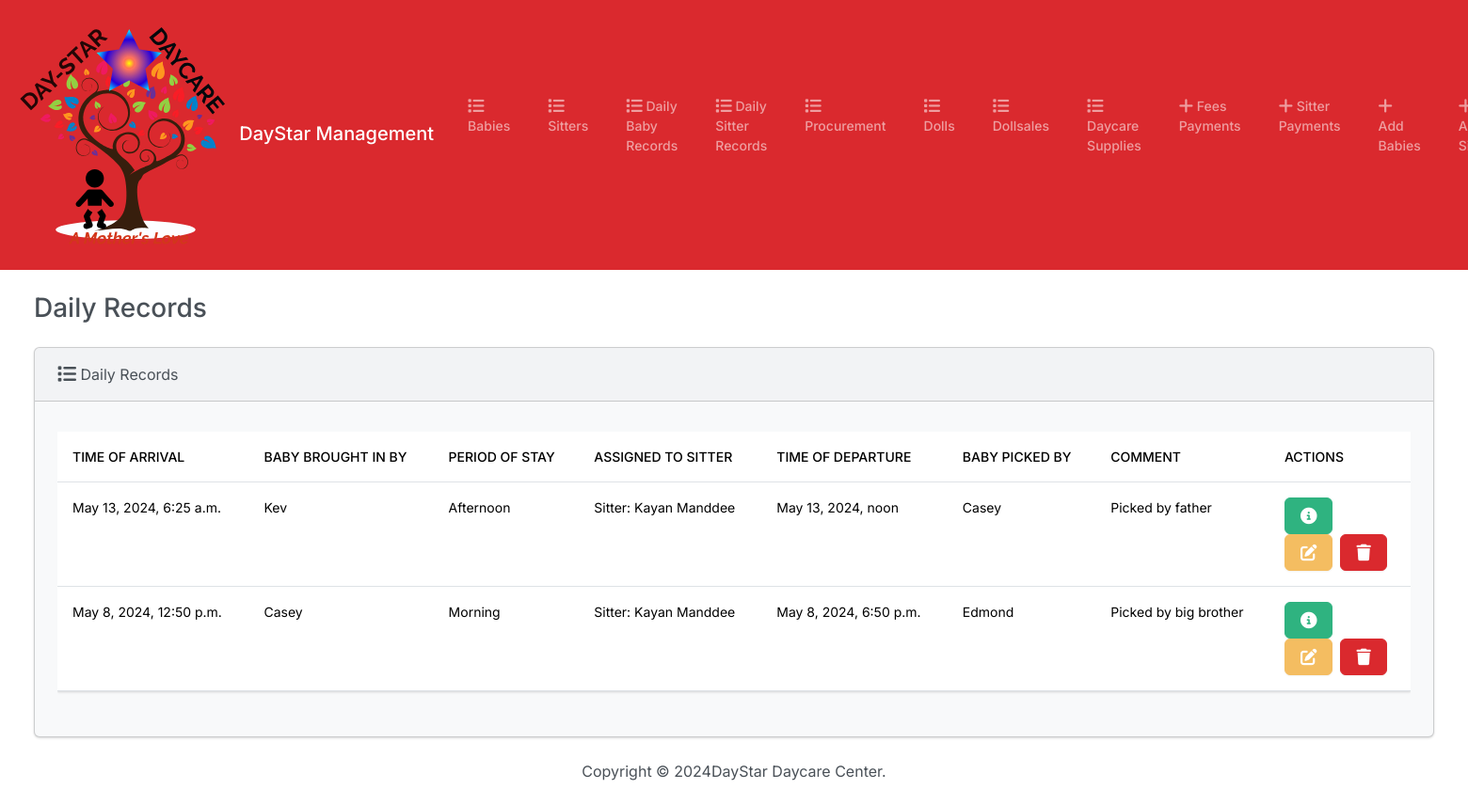
/at_school/, run on the app's committed database.
### daystarapp/models.py (models this page shows, shortened)
class At_school(models.Model):
    arrival_time = models.DateTimeField(verbose_name="Time of Arrival")
    bringer_name = models.CharField(max_length=50,null=True, blank=True, verbose_name="Baby brought in by:", validators=[validate_two_names])
    period_of_stay = models.CharField(max_length=50, choices=STAY, null=True, blank=True)
    l_name = models.ForeignKey(Sitter,max_length=50, on_delete=models.CASCADE, blank=True, verbose_name="Assigned to Sitter")
    departure_time = models.DateTimeField(verbose_name="Time of Departure")
    taker_name = models.CharField(max_length=50, null=True, blank=True, verbose_name="Baby picked by:",validators=[validate_two_names])
    comment = models.CharField(max_length=100, null=True, blank=True, verbose_name="Comment")

class Sitter(models.Model):
    f_name = models.CharField(max_length=50, null=True, blank=True, verbose_name="First Name")
    l_name = models.CharField(max_length=50, null=True, blank=True, verbose_name="Last Name")
    l_location = models.CharField(max_length=50, null=True, blank=True, verbose_name="Location")
    dob = models.DateField(null=True, blank=True, verbose_name="Date of Birth")
    nok = models.CharField(max_length=50, null=True, blank=True, verbose_name="Next of Kin", validators=[validate_two_names])
    nin = models.CharField(max_length=50, null=True, blank=True, verbose_name="National ID Number")
    rec_name = models.CharField(max_length=50, null=True, blank=True, verbose_name="Recommender's Name", validators=[validate_two_names])
    rec_contact = models.CharField(max_length=10, blank=True, verbose_name="Recommender's Contact", validators=[validate_phone_number])
    religion = models.CharField(max_length=50, choices=RELIGION_CHOICES, null=True, blank=True, verbose_name="Religious Affiliation")
    educ_level = models.CharField(max_length=50, choices=EDUCATION_CHOICES, null=True, blank=True, verbose_name="Level of Education")
    s_number = models.CharField(max_length=4, null=True, blank=True, verbose_name="Sitter Number",validators=[validate_two_digit_integer, RegexValidator(regex=r'^\d{1,2}$', message='Value must be a two-digit integer')])
    s_contact = models.CharField(max_length=10, null=True, blank=True, verbose_name="Sitter's Contact", validators=[validate_phone_number])
    def __str__(self):
        return f"Sitter: {self.f_name} {self.l_name}"

### daystarapp/views.py (the view)
# urls.py: path("at_school/", views.at_school, name="at_school"),
def at_school(request):
    return render(request, "at_schools/at_school.html", {"at_schools": At_school.objects.all()} )

### daystarapp/templates/at_schools/at_school.html (shortened to what this page needs)
{% extends "babies/base.html" %}
{% block body %}
        <h3 class="m-4">Daily Records</h3>
        <div class="row">
            <div class="col-12">
                {% if at_schools %}
                <div class="card bg-light ms-4 me-4 mb-4">
                    <div class="card-header"><i class="fa-solid fa-list fa-lg"></i> Daily Records </div>
                    <div class="card-body">
                      <p class="card-text">
                        <div class="table-responsive">
                            <table class="table table-hover">
                                <thead>
                                  <tr>
                                    <th scope="col">Time of Arrival</th>
                                    <th scope="col">Baby brought in by</th>
                                    <th scope="col">Period of stay</th>
                                    <th scope="col">Assigned to Sitter</th>
                                    <th scope="col">Time of Departure</th>
                                    <th scope="col">Baby picked by</th>
                                    <th scope="col">Comment</th>
                                    <th scope="col">ACTIONS</th>
                                  </tr>
                                </thead>
                                <tbody>
                                 {% for at_school in at_schools %}
                                 <tr>
                                    <td>{{ at_school.arrival_time }}</td>
                                    <td>{{ at_school.bringer_name }}</td>
                                    <td>{{ at_school.period_of_stay }}</td>
                                    <td>{{ at_school.l_name }}</td>
                                    <td>{{ at_school.departure_time }}</td>
                                    <td>{{ at_school.taker_name }}</td>
                                    <td>{{ at_school.comment }}</td>
                                    <td>
                                      <button type="button" class="btn btn-success me-1" href="{% url 'view_at_school' at_school.id %}" data-bs-toggle="modal" data-bs-target="#myModal{{at_school.id}}"></button><br>
                                      <a class="btn btn-warning me-1" href="{% url 'editt' at_school.id %}">
                                      </a>
                                      <button type="button" class="btn btn-danger" data-bs-toggle="modal" data-bs-target="#deletee{{at_school.id}}">
                                      </button>
                                    </td>
                                  </tr>
                                 {% endfor %}
                              </tbody>
                              </table>
                        </div>
                      </p>
                    </div>
                {% else %}
                <h5 class="alert alert-primary ms-4 me-4">No Daily Records</h5>
                {% endif %}
            </div>
        </div>
{% endblock %}

### data on the page
At_school: arrival_time "May 13, 2024, 6:25 a.m.", bringer_name "Kev", period_of_stay "Afternoon", l_name "Sitter: Kayan Manddee", departure_time "May 13, 2024, noon", taker_name "Casey", comment "Picked by father"
At_school: arrival_time "May 8, 2024, 12:50 p.m.", bringer_name "Casey", period_of_stay "Morning", l_name "Sitter: Kayan Manddee", departure_time "May 8, 2024, 6:50 p.m.", taker_name "Edmond", comment "Picked by big brother"
